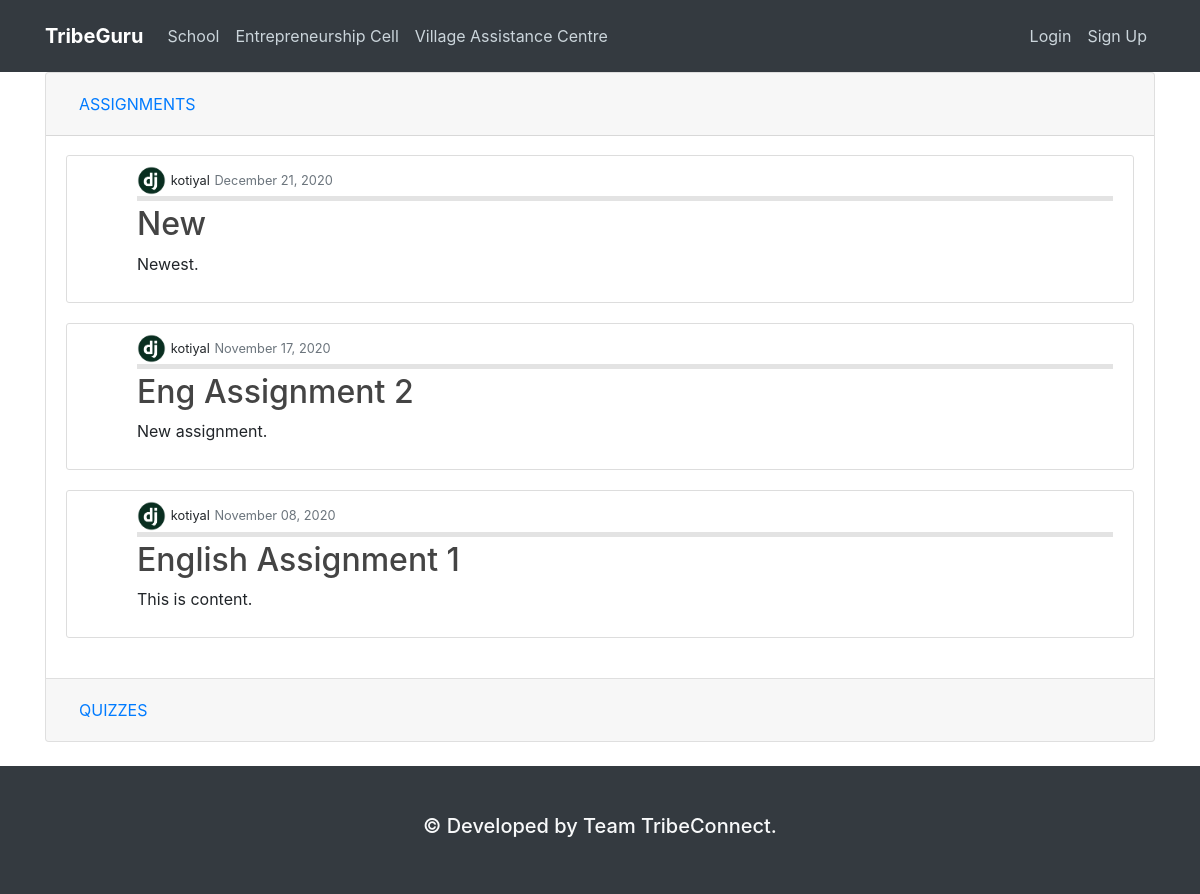
The page /school/4/4/ on the database its author committed.
### school/models.py (models this page shows, shortened)
class Assignment(models.Model):
    title = models.CharField(max_length=100)
    desc = models.TextField()
    file = models.FileField(upload_to='assignment-files', null=True, blank=True)
    date_posted = models.DateTimeField(default=timezone.now)
    author = models.ForeignKey(User, on_delete=models.CASCADE)
    course = models.ForeignKey(Class, on_delete=models.CASCADE)
    subject = models.ForeignKey(Subject, on_delete=models.CASCADE)
    objects = models.Manager()

### users/models.py (models this page shows, shortened)
class Profile(models.Model):
    user = models.OneToOneField(User, on_delete=models.CASCADE)
    is_student = models.BooleanField(default=True)
    is_tutor = models.BooleanField(default=False)
    image = models.ImageField(default='default.jpg', upload_to='profile_pics')

### school/views.py (the view)
# urls.py: path('<int:class_id>/<int:subject_id>/', views.subView, name='class-subjects'),
def subView(request, class_id, subject_id):
    assignment_list = reversed(Assignment.objects.filter(subject=Subject.objects.filter(id=subject_id).first()).filter(course=Class.objects.filter(id=class_id).first()))
    quiz_list = reversed(Quiz.objects.filter(subject=Subject.objects.filter(id=subject_id).first()).filter(course=Class.objects.filter(id=class_id).first()))
    return render(request, 'school/class-subjects.html', {'assignment_list':assignment_list, 'quiz_list':quiz_list})

### templates/school/class-subjects.html (shortened to what this page needs)
{% extends 'base.html' %}
{% block content %}
<div class="accordion" id="accordionExample">
    <div class="card">
        <div class="card-header" id="headingOne">
            <h2 class="mb-0">
                <button class="btn btn-link btn-block text-left" type="button" data-toggle="collapse"
                    data-target="#collapseOne" aria-expanded="true" aria-controls="collapseOne">
                    ASSIGNMENTS
                </button>
            </h2>
        </div>
        <div id="collapseOne" class="collapse show" aria-labelledby="headingOne" data-parent="#accordionExample">
            <div class="card-body">
                {% for assignment in assignment_list %}
                    <article class='media content-section'>
                        <div class='media-body'>
                            <div class='article-metadata'>
                                <img class='rounded-circle article-image' width='3%' src='{{ assignment.author.profile.image.url }}'>
                                <small>{{ assignment.author }}</small>
                                <small class='text-muted'>{{ assignment.date_posted|date:"F d, Y" }}</small>
                            </div>
                            <h2><a class='article-title' href='{% url 'assignment-detail' assignment.id %}'>{{ assignment.title }}</a></h2>
                            <p class='article-content'>{{ assignment.desc }}</p>
                        </div>
                    </article>
                {% endfor %}
            </div>
        </div>
    </div>
    <div class="card">
        <div class="card-header" id="headingTwo">
            <h2 class="mb-0">
                <button class="btn btn-link btn-block text-left collapsed" type="button" data-toggle="collapse"
                    data-target="#collapseTwo" aria-expanded="false" aria-controls="collapseTwo">
                    QUIZZES
                </button>
            </h2>
        </div>
    </div>
</div>
{% endblock content %}

### static/main.css (style rules this page uses)
.content-section { background: #ffffff; padding: 10px 20px; border: 1px solid #dddddd; border-radius: 3px; margin-bottom: 20px; }
.article-title { color: #444444; }
.article-content { white-space: pre-line; }
.article-metadata { padding-bottom: 1px; margin-bottom: 4px; border-bottom: 5px solid #e3e3e3 }
.media-body { padding-left: 50px; }

### rows shown on the page
Assignment: author.profile.image (picture), author "kotiyal", date_posted "December 21, 2020", title "New", desc "Newest."
Assignment: author.profile.image (picture), author "kotiyal", date_posted "November 17, 2020", title "Eng Assignment 2", desc "New assignment."
Assignment: author.profile.image (picture), author "kotiyal", date_posted "November 08, 2020", title "English Assignment 1", desc "This is content."
